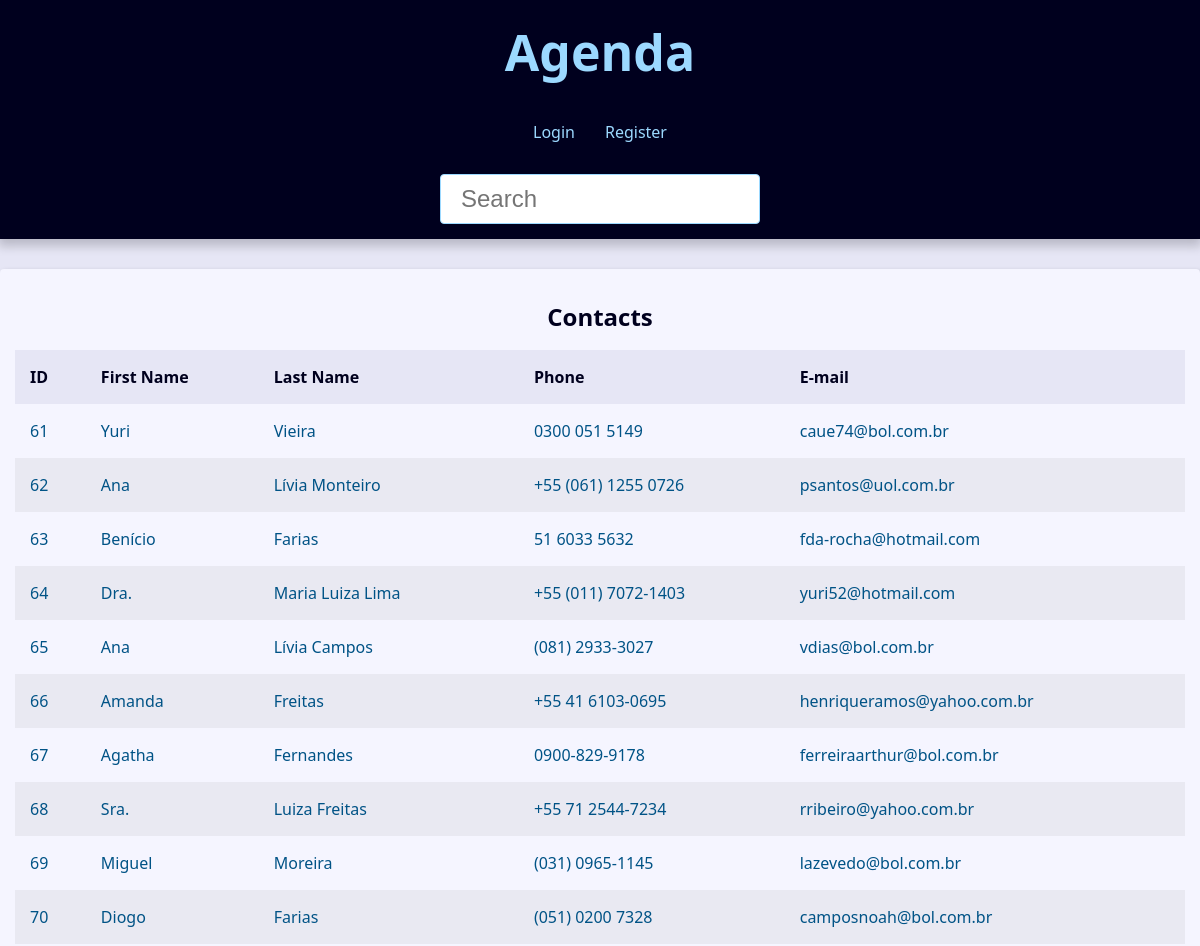
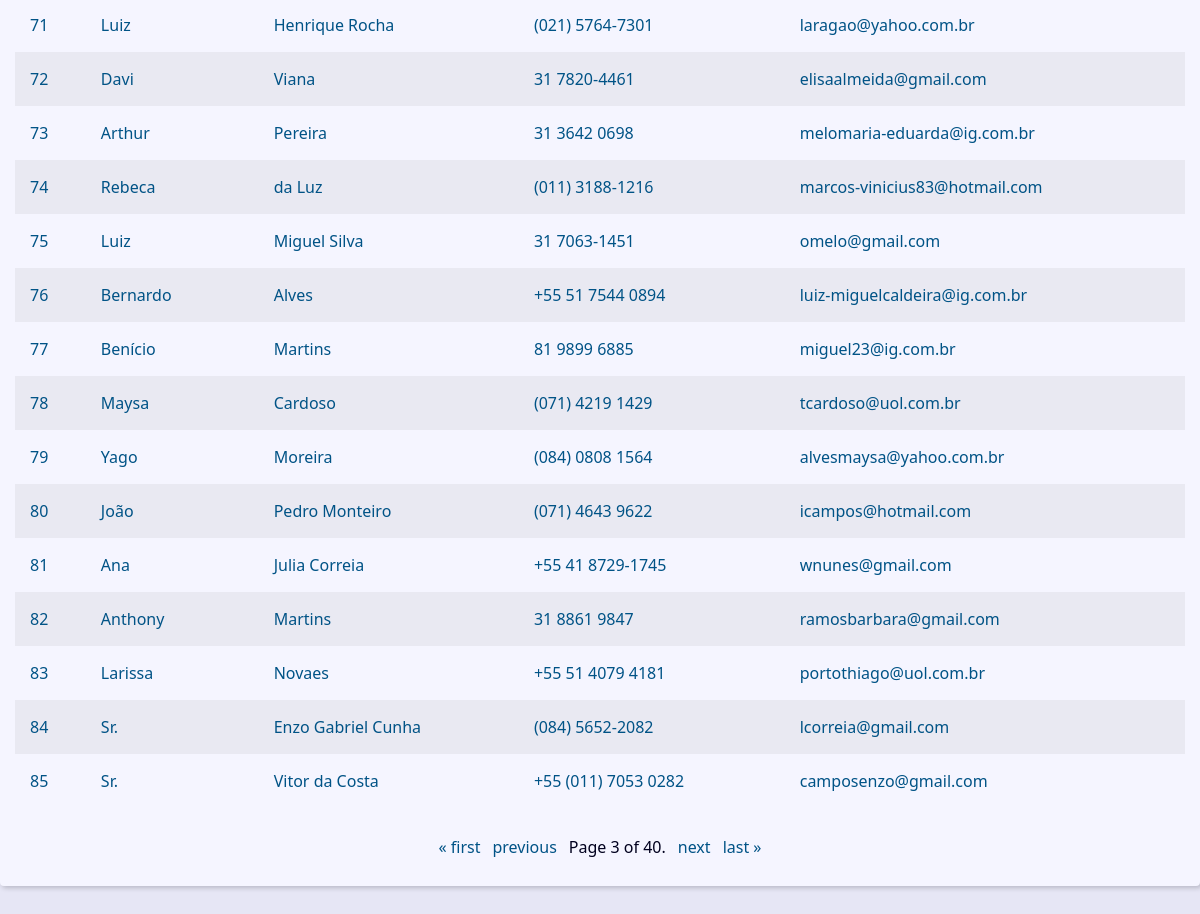
The app's page /?page=3&q= with its own data (2 pictures, top to bottom).
### contact/models.py (models this page shows, shortened)
class Contact(models.Model):
    first_name      =   models.CharField(max_length             =   50)
    last_name       =   models.CharField(max_length             =   50)
    phone           =   models.CharField(max_length             =   50)
    email           =   models.EmailField(max_length            =   254,    blank   =   True)
    create_date     =   models.DateTimeField(default            =   timezone.now)
    description     =   models.TextField(blank                  =   True)
    show            =   models.BooleanField(default             =   True)
    picture         =   models.ImageField(blank                 =   True, upload_to='picture/%Y/%m/')
    cotegory        =   models.ForeignKey(Category, on_delete   =   models.SET_NULL, blank = True, null = True)
    owner           =   models.ForeignKey(User , on_delete      =   models.SET_NULL, blank = True, null = True)

### contact/views/contact_views.py (the view)
# urls.py: path('',views.IndexView.as_view(), name='index'),
class IndexView(View):
    template_name = 'contact/index.html'
    def get(self, request , *args , **kwargs):
        contact    =   Contact.objects.filter(show=True).order_by('id')
        paginator = Paginator(contact, 25)
        page_number = request.GET.get("page")
        page_obj    =   paginator.get_page(page_number)
        context = {
                    'page_obj'      :   page_obj,
                    'site_title'    :   'Contatos - '
                }
        return render(request, self.template_name,context)

### contact/templates/contact/index.html (shortened to what this page needs)
{% extends "global/base.html" %}
{% block content %}
    {% if page_obj %}
    <div class="responsive-table">
        <table class="contacts-table">
            <caption class = "table-caption">
                Contacts
            </caption>
            <thead>
                <tr class = "table-row table-row-header">
                    <th class="table-header">ID</th>
                    <th class="table-header">First Name</th>
                    <th class="table-header">Last Name</th>
                    <th class="table-header">Phone</th>
                    <th class="table-header">E-mail</th>
                </tr>
            </thead>
            <tbady>
                {% for contact in page_obj  %}
                    <tr class="table-row">
                        <td class="table-cel">
                            <a
                            class="table-link"
                            href={% url "contact:contact" contact.id %}>
                            {{contact.id}}
                        </td>
                        <td class="table-cel">
                            <a class="table-link" href="#">
                                {{contact.first_name}}
                            </a>
                        </td>
                        <td class="table-cel">
                            <a class="table-link" href="#">
                                {{contact.last_name}}
                            </a>
                        </td>
                        <td class="table-cel">
                            <a class="table-link" href="#">
                                {{contact.phone}}
                            </a>
                        </td>
                        <td class="table-cel">
                            <a class="table-link" href="#">
                                {{contact.email}}
                            </a>
                        </td>
                    </tr>
                {% endfor %}
            </tbady>
        </table>
    </div>
    {% else %}
    <div class="single-contact">
        <h1 class="single-contact-name">
            Nenhum contato encontrado
        </h1>
    </div>
{% endif %}
{% endblock content %}

### base_static/global/css/style.css (style rules this page uses)
:root { --spacing: 1.5rem; --link-dark-color: rgb(0, 83, 134); --link-light-color: rgb(156, 217, 255); --clr-white: rgb(245, 245, 255); --clr-black: rgb(0, 0, 30); --clr-light-gray: rgb(230, 230, 245); --clr-dark-shadow-5: rgba(0, 0, 10, 5%); --clr-dark-shadow-10: rgba(0, 0, 10, 10%); --clr-dark-shadow-20: rgba(0, 0, 10, 20%); --clr-light-shadow-5: rgba(200, 200, 255, 5%); --clr-light-shadow-10: rgba(200, 200, 255, 10%); --clr-light-shadow-20: rgba(200, 200, 255, 20%); --main-page-width: 120rem; --table-min-width: 60rem; --biggest-font-size: 5rem; --bigger-font-size: 4rem; --big-font-size: 3.2rem; --medium-font-size: 2.4rem; --small-font-size: 1.6rem; --smaller-font-size: 1.4rem; --smallest-font-size: 1.2rem; --transition-fast: 300ms; --transition-medium: 600ms; --transition-slow: 1s; --default-border-radius: 4px; }
*, *::before, *::after { margin: 0; padding: 0; box-sizing: border-box; }
html { font-size: 62.5%; }
body { font-family: system-ui, -apple-system, BlinkMacSystemFont, 'Segoe UI', Roboto, Oxygen, Ubuntu, Cantarell, 'Open Sans', 'Helvetica Neue', sans-serif; line-height: 1.5; font-size: var(--small-font-size); color: var(--clr-black); -webkit-font-smoothing: antialiased; background: var(--clr-light-gray); }
.responsive-table { width: 100%; overflow-x: auto; }
.contacts-table { width: 100%; min-width: var(--table-min-width); border-collapse: collapse; }
.table-caption { font-size: var(--medium-font-size); font-weight: bold; padding: var(--spacing); }
.table-row { text-align: left; text-overflow: ellipsis; transition: background-color var(--transition-fast) ease-in-out; }
.table-row:nth-of-type(2n) { background: var(--clr-dark-shadow-5); }
.table-row-header { background: var(--clr-light-gray); color: var(--clr-black); }
.table-cel, .table-header { padding: var(--spacing); }
.table-link { color: var(--link-dark-color); transition: color var(--transition-fast) ease-in-out; text-decoration: none; }

### records on screen
Contact: id "61", first_name "Yuri", last_name "Vieira", phone "0300 051 5149", email "caue74@bol.com.br"
Contact: id "62", first_name "Ana", last_name "Lívia Monteiro", phone "+55 (061) 1255 0726", email "psantos@uol.com.br"
Contact: id "63", first_name "Benício", last_name "Farias", phone "51 6033 5632", email "fda-rocha@hotmail.com"
Contact: id "64", first_name "Dra.", last_name "Maria Luiza Lima", phone "+55 (011) 7072-1403", email "yuri52@hotmail.com"
Contact: id "65", first_name "Ana", last_name "Lívia Campos", phone "(081) 2933-3027", email "vdias@bol.com.br"
Contact: id "66", first_name "Amanda", last_name "Freitas", phone "+55 41 6103-0695", email "henriqueramos@yahoo.com.br"
Contact: id "67", first_name "Agatha", last_name "Fernandes", phone "0900-829-9178", email "ferreiraarthur@bol.com.br"
Contact: id "68", first_name "Sra.", last_name "Luiza Freitas", phone "+55 71 2544-7234", email "rribeiro@yahoo.com.br"
Contact: id "69", first_name "Miguel", last_name "Moreira", phone "(031) 0965-1145", email "lazevedo@bol.com.br"
Contact: id "70", first_name "Diogo", last_name "Farias", phone "(051) 0200 7328", email "camposnoah@bol.com.br"
Contact: id "71", first_name "Luiz", last_name "Henrique Rocha", phone "(021) 5764-7301", email "laragao@yahoo.com.br"
Contact: id "72", first_name "Davi", last_name "Viana", phone "31 7820-4461", email "elisaalmeida@gmail.com"
Contact: id "73", first_name "Arthur", last_name "Pereira", phone "31 3642 0698", email "melomaria-eduarda@ig.com.br"
Contact: id "74", first_name "Rebeca", last_name "da Luz", phone "(011) 3188-1216", email "marcos-vinicius83@hotmail.com"
Contact: id "75", first_name "Luiz", last_name "Miguel Silva", phone "31 7063-1451", email "omelo@gmail.com"
Contact: id "76", first_name "Bernardo", last_name "Alves", phone "+55 51 7544 0894", email "luiz-miguelcaldeira@ig.com.br"
Contact: id "77", first_name "Benício", last_name "Martins", phone "81 9899 6885", email "miguel23@ig.com.br"
Contact: id "78", first_name "Maysa", last_name "Cardoso", phone "(071) 4219 1429", email "tcardoso@uol.com.br"
Contact: id "79", first_name "Yago", last_name "Moreira", phone "(084) 0808 1564", email "alvesmaysa@yahoo.com.br"
Contact: id "80", first_name "João", last_name "Pedro Monteiro", phone "(071) 4643 9622", email "icampos@hotmail.com"
Contact: id "81", first_name "Ana", last_name "Julia Correia", phone "+55 41 8729-1745", email "wnunes@gmail.com"
Contact: id "82", first_name "Anthony", last_name "Martins", phone "31 8861 9847", email "ramosbarbara@gmail.com"
Contact: id "83", first_name "Larissa", last_name "Novaes", phone "+55 51 4079 4181", email "portothiago@uol.com.br"
Contact: id "84", first_name "Sr.", last_name "Enzo Gabriel Cunha", phone "(084) 5652-2082", email "lcorreia@gmail.com"
Contact: id "85", first_name "Sr.", last_name "Vitor da Costa", phone "+55 (011) 7053 0282", email "camposenzo@gmail.com"

### other values on screen
{{ page_obj.number }} "3"
{{ page_obj.paginator.num_pages }} "40"
